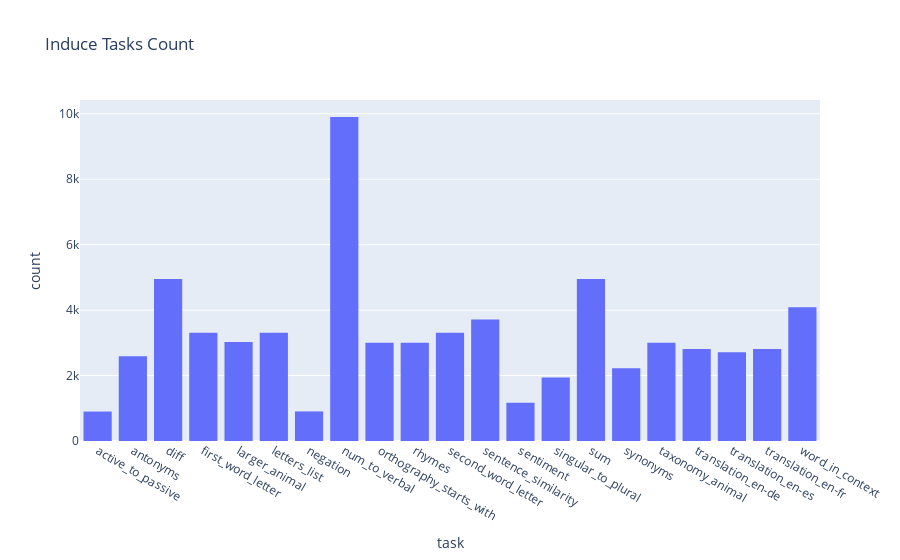

Notebook source saved alongside this figure:
### Markdown cell above
## Plot distribuition of samples

### Code cell
fig = px.histogram(selected_tasks, x="task", title="Induce Tasks Count")
fig.show()

### Figure 1 — Plotly figure (JSON) as saved in the notebook; plotly's stock layout.template omitted (floating-point values rounded to 4 significant figures; data arrays with more than 128 entries replaced by an {"elided": "..."} marker saying what was removed)
{"data": [{"alignmentgroup": "True", "bingroup": "x", "hovertemplate": "task=%{x}<br>count=%{y}<extra></extra>", "legendgroup": "", "marker": {"color": "#636efa", "pattern": {"shape": ""}}, "name": "", "offsetgroup": "", "orientation": "v", "showlegend": false, "type": "histogram", "x": {"elided": "67604 str values"}, "xaxis": "x", "yaxis": "y"}], "layout": {"barmode": "relative", "legend": {"tracegroupgap": 0}, "title": {"text": "Induce Tasks Count"}, "xaxis": {"anchor": "y", "domain": [0, 1], "title": {"text": "task"}}, "yaxis": {"anchor": "x", "domain": [0, 1], "title": {"text": "count"}}}}
